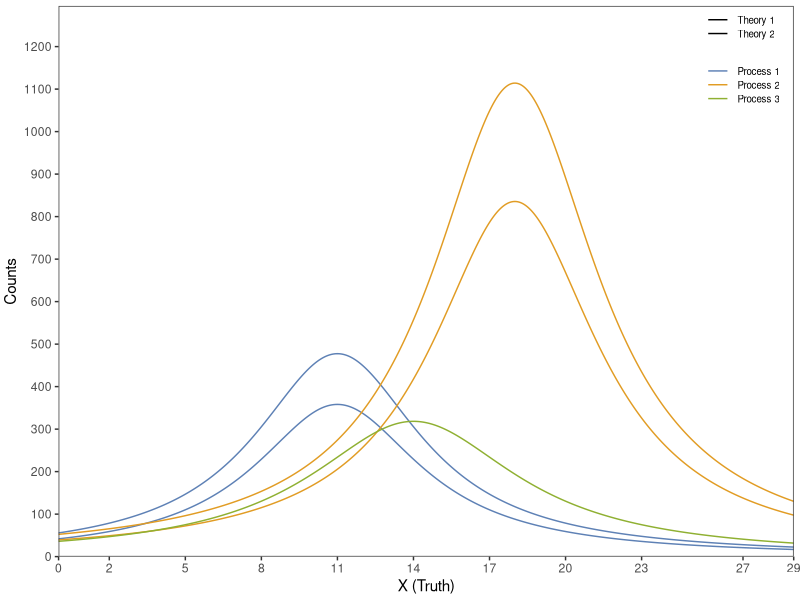
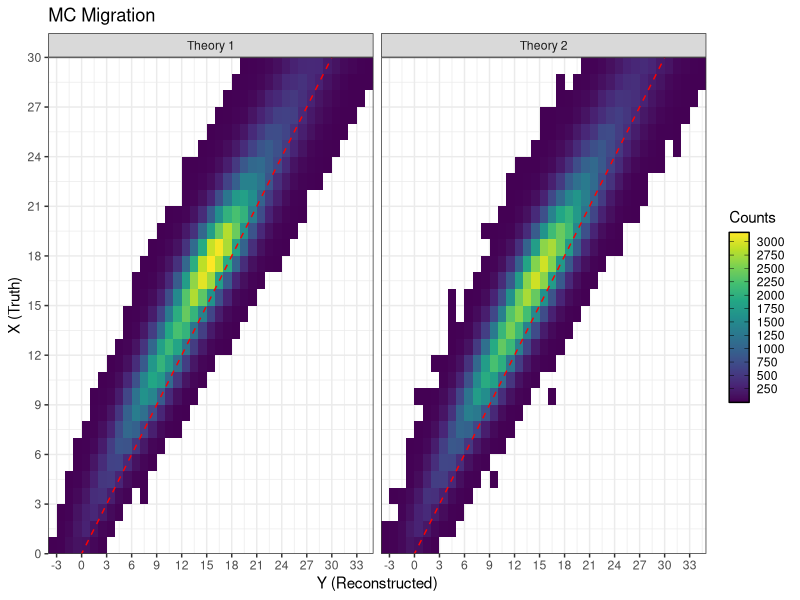

Reproduce these figures in R, in order. (Note: this script raises an error after producing the figures.)
## ---- chunk 1
knitr::opts_chunk$set(echo = FALSE, message = FALSE, warning = FALSE)
## ---- chunk 2
library(tidyverse)
library(gridExtra)
library(grid)
library(gridtext)
library(gtable)
library(knitr)
library(RColorBrewer)
library(viridisLite)
library(viridis)
library(gtools)
library(cowplot)
library(egg)
## ---- chunk 3
set.seed(12321)
# Assume 10000 events
nsim_data <- 20000
dmrat <- 20
nsim_mc <- dmrat*nsim_data

# Two possible types of processes with different means but equal variances
loctn <- c(11,18,14)
scale <- c(4,4,5)
p <- 0.25
p1 <- c(0.3,0.7)
p2 <- c((1-p)*p1[1],(1-p)*p1[2],p)
p3 <- p2 + c(-0.04,0.03,0.01)

events_data1 <- c(rmultinom(1, nsim_data, p1))
events_data2 <- c(rmultinom(1, nsim_data, p2))
events_data3 <- c(rmultinom(1, nsim_data, p3))

events_mc1 <- c(rmultinom(1, nsim_mc, p1))
events_mc2 <- c(rmultinom(1, nsim_mc, p2))

x1_data1 <- rcauchy(events_data1[1], location = loctn[1], scale = scale[1])
x2_data1 <- rcauchy(events_data1[2], location = loctn[2], scale = scale[2])
x1_data2 <- rcauchy(events_data2[1], location = loctn[1], scale = scale[1])
x2_data2 <- rcauchy(events_data2[2], location = loctn[2], scale = scale[2])
x3_data2 <- rcauchy(events_data2[3], location = loctn[3], scale = scale[3])
x1_data3 <- rcauchy(events_data3[1], location = loctn[1], scale = scale[1])
x2_data3 <- rcauchy(events_data3[2], location = loctn[2], scale = scale[2])
x3_data3 <- rcauchy(events_data3[3], location = loctn[3], scale = scale[3])
x1_mc1 <- rcauchy(events_mc1[1], location = loctn[1], scale = scale[1])
x2_mc1 <- rcauchy(events_mc1[2], location = loctn[2], scale = scale[2])
x1_mc2 <- rcauchy(events_mc2[1], location = loctn[1], scale = scale[1])
x2_mc2 <- rcauchy(events_mc2[2], location = loctn[2], scale = scale[2])
x3_mc2 <- rcauchy(events_mc2[3], location = loctn[3], scale = scale[3])

x_data <- c(x1_data1,x2_data1,
            x1_data2,x2_data2,x3_data2,
            x1_data3,x2_data3,x3_data3)
x_mc <- c(x1_mc1,x2_mc1,
          x1_mc2,x2_mc2,x3_mc2)

# Efficiency
xdetected_data <- rbernoulli(nsim_data,1-exp(-sqrt(abs(x_data))/4)) == 1
xdetected_mc <- rbernoulli(nsim_mc,1-exp(-sqrt(abs(x_mc))/4)) == 1

# Add Smearing
err_mu_data <- -abs(x_data)^(1/4)
err_sd_data <- log((abs(x_data)+10)/4)
y_data <- x_data + rnorm(3*nsim_data, mean = err_mu_data, sd = err_sd_data)

err_mu_mc <- -abs(x_mc)^(1/4)
err_sd_mc <- log((abs(x_mc)+10)/4)
y_mc <- x_mc + rnorm(2*nsim_mc, mean = err_mu_mc, sd = err_sd_mc)

# Binned representation
xymin <- 2
xymax <- 27
xystep <- 3
dxy <- 2
xyaxes <- c(xymin-dxy,xymin,
            seq(xymin+xystep,xymax-xystep,xystep),
            xymax,xymax+dxy)

sims_data <- tibble("Theory" = 
                      rep(c("Theory 1","Theory 2","Theory 3"),
                          each = nsim_data),
                    "Truth" = x_data,
                    "Reconstructed" = y_data,
                    "Detected" = xdetected_data) %>%
  filter(Truth <= 30 & Truth >= 0)
sims_mc <- tibble("Theory" = 
                    rep(c("Theory 1","Theory 2"),
                        each = nsim_mc),
                  "Truth" = x_mc,
                  "Reconstructed" = y_mc,
                  "Detected" = xdetected_mc) %>%
  filter(Truth <= 30 & Truth >= 0)


bins_data <- sims_data %>%
  pivot_longer(c(Reconstructed,Truth), 
               names_to = "Treatment", 
               values_to = "Bin") %>%
  mutate(Bin = ceiling(Bin)) %>%
  filter(Bin <= 30 & Bin >= 1) %>%
  filter((Treatment == "Reconstructed" & Detected == TRUE) | Treatment == "Truth") %>%
  count(Theory, Bin, Treatment, name = "Counts") %>%
  complete(Theory, Bin=1:30, Treatment, fill = list(Counts=0)) %>%
  mutate(LBin = Bin-1,
         LCounts = cbind(
           rbind(diag(rep(1,62))[c(3,4,3:58,61,62),-c(1,2)],diag(0,60),diag(0,60)),
           rbind(diag(0,60),diag(rep(1,62))[c(3,4,3:58,61,62),-c(1,2)],diag(0,60)),
           rbind(diag(0,60),diag(0,60),diag(rep(1,62))[c(3,4,3:58,61,62),-c(1,2)])) %*% 
           Counts) %>%
  mutate(Density = Counts/nsim_data,
         LDensity = LCounts/nsim_data) %>%
  select(Theory, Treatment,LBin,Bin,LCounts,Counts,LDensity,Density)

bins_mc <- sims_mc %>%
  pivot_longer(c(Reconstructed,Truth), 
               names_to = "Treatment", 
               values_to = "Bin") %>%
  mutate(Bin = ceiling(Bin)) %>%
  filter(Bin <= 30 & Bin >= 1) %>%
  filter((Treatment == "Reconstructed" & Detected == TRUE) | Treatment == "Truth") %>%
  count(Theory, Bin, Treatment, name = "Counts") %>%
  complete(Theory, Bin=1:30,  Treatment, fill = list(Counts=0)) %>%
  mutate(LBin = Bin-1,
         LCounts = cbind(
           rbind(diag(rep(1,62))[c(3,4,3:58,61,62),-c(1,2)],diag(0,60)),
           rbind(diag(0,60),diag(rep(1,62))[c(3,4,3:60),-c(1,2)])) %*% 
           Counts) %>%
  mutate(Density = Counts/nsim_data,
         LDensity = LCounts/nsim_data) %>%
  select(Theory,Treatment,LBin,Bin,LCounts,Counts,LDensity,Density)

bins_all <- rbind(bins_data,bins_mc) %>%
  mutate(Source = c(rep("Data",180),rep("MC",120)),
         LCounts = LCounts/c(rep(1,180),rep(dmrat,120)),
         Counts = Counts/c(rep(1,180),rep(dmrat,120))) %>%
  mutate(Name = paste(Treatment,Source)) %>%
  filter(Source == "MC" | Treatment == "Reconstructed")

bins_all$Name[which(bins_all$Source == "Data")] <- "Reconstructed Data"

#max(sims_mc$Truth,sims_mc$Reconstructed,sims_data$Truth,sims_data$Reconstructed)
## ---- chunk 4
# Continuous representation
X <- seq(0,30,0.01)
nx <- length(X)

fp1x <- dcauchy(X, location = loctn[1], scale = scale[1]) 
fp2x <- dcauchy(X, location = loctn[2], scale = scale[2])
fp3x <- dcauchy(X, location = loctn[3], scale = scale[3])
#fx <- p*dlnorm(X, meanlog = 2.25, sdlog = 0.25) +
#  (1-p)*dlnorm(X, meanlog = 2.8, sdlog = 0.15)

fpx_truth1 <- tibble(X = rep(X,2), Density = c(p1[1]*fp1x,p1[2]*fp2x), 
                     Process = rep(c("Process 1","Process 2"), each = nx),
                     Theory = rep("Theory 1",2*nx))
fpx_truth2 <- tibble(X = rep(X,3), Density = c(p2[1]*fp1x,p2[2]*fp2x,p2[3]*fp3x), 
                     Process = rep(c("Process 1","Process 2","Process 3"), each = nx),
                     Theory = rep("Theory 2",3*nx))
fx_truth1 <- tibble(X = X, Density = p1[1]*fp1x + p1[2]*fp2x, 
                    Theory = rep("Theory 1",nx),Treatment = rep("Truth",nx))
fx_truth2 <- tibble(X = X, Density = p2[1]*fp1x + p2[2]*fp2x + p2[3]*fp3x,
                    Theory = rep("Theory 2",nx),Treatment = rep("Truth",nx))
fy_truth1 <- read.csv("f1yEstimate.csv") %>% 
  mutate(Theory = "Theory 1", Treatment = "Reconstructed")
fy_truth2 <- read.csv("f2yEstimate.csv") %>% 
  mutate(Theory = "Theory 2", Treatment = "Reconstructed")
names(fy_truth1)[1] <- names(fx_truth1)[1] <- 
  names(fy_truth2)[1] <- names(fx_truth2)[1] <- "XY"

# Binned expected counts
bins_expected1 <- read.csv("hist1Expected.csv") %>%
  mutate(LDensity = LCounts,
         Density = Counts,
         LCounts = LCounts*nsim_data,
         Counts = Counts*nsim_data)
bins_expected2 <- read.csv("hist2Expected.csv") %>%
  mutate(LDensity = LCounts,
         Density = Counts,
         LCounts = LCounts*nsim_data,
         Counts = Counts*nsim_data)

# Counts max
fmax_density <- 1.05*max(c(bins_data$Density,bins_mc$Density,
                           fx_truth1$Density,fx_truth2$Density,
                           fy_truth1$Density,fy_truth2$Density,
                           bins_expected1$Density,bins_expected2$Density))
fmax_count <- 1.05*max(c(bins_data$Counts,bins_mc$Counts/dmrat,
                         fx_truth1$Density*nsim_data,fx_truth2$Density*nsim_data,
                         fy_truth1$Density*nsim_data,fy_truth2$Density*nsim_data,
                         bins_expected1$Counts,bins_expected2$Counts))
## ---- chunk 5
# Plotting
continuous1 <- ggplot() + 
  theme_bw() +
  geom_line(data = filter(rbind(fpx_truth1,fpx_truth2),
                            X >= xymin-dxy &
                            X <= xymax+dxy),
            mapping = aes(x = X, 
                          y = nsim_data*Density,
                      color = Process,
                   linetype = Theory)) +
  scale_color_manual(name = NA,
                     labels = c("Process 1",
                                "Process 2",
                                "Process 3"),
                     breaks = c("Process 1",
                                "Process 2",
                                "Process 3"),
                     values = c("Process 1" = "#5e81b5",#alpha("#009E73",0.6),
                                "Process 2" = "#e19c24",#alpha("#0072B2",0.6),
                                "Process 3" = "#8fb032")) +#alpha("#0072B2",1))) +
  scale_linetype_manual(name = NA,
                        labels = c("Theory 1",
                                   "Theory 2"),
                        breaks = c("Theory 1",
                                   "Theory 2"),
                        values = c("Theory 1" = "solid",
                                   "Theory 2" = "solid")) +
  scale_x_continuous("X (Truth)",
                     breaks = xyaxes, 
                     limits = c(xymin-dxy,xymax+dxy), 
                     expand = c(0,0)) +
  scale_y_continuous("Counts",
                     limits = c(0,fmax_count), expand = c(0,0),
                     breaks = seq(0,ceiling(fmax_count),100))+
  theme(panel.grid.major = element_blank(),
        panel.grid.minor = element_blank(), 
        plot.margin = margin(0.15, 0.16, 0.12, 0.1, "cm"),
        legend.text = element_text(size = 7),
        legend.title = element_blank(),
        legend.position = c(.99, 0.99),
        legend.justification = c("right", "top"),
        legend.box.just = "left",
        legend.key.height = unit(10,"points"),
        legend.margin = margin(1,5,5,5,"pt"))

continuous2 <- ggplot() + 
  theme_bw() +
  geom_line(data = rbind(fx_truth1,fx_truth2,
                         fy_truth1,fy_truth2) %>%
              filter(Theory == "Theory 1"),
            mapping = aes(x = XY, 
                          y = nsim_data*Density,
                      color = Treatment),
            alpha = 0.7) +
  geom_line(data = rbind(fx_truth1,fx_truth2,
                         fy_truth1,fy_truth2) %>%
              filter(Theory == "Theory 2"),
            mapping = aes(x = XY, 
                          y = nsim_data*Density,
                   linetype = Treatment),
            color = rep(c("#8fb032","#eb6235"), each=nx),
            alpha = 0.7) +
  scale_color_manual(name = NA,
                     labels = c("Truth",
                                "Reconstructed"),
                     breaks = c("Truth",
                                "Reconstructed"),
                     values = c("Truth" = "#5e81b5",
                                "Reconstructed" = "#e19c24")) + 
  scale_linetype_manual(name = NA,
                        labels = c("Truth",
                                   "Reconstructed"),
                        breaks = c("Truth",
                                   "Reconstructed"),
                        values = c("Truth" = "solid",
                                   "Reconstructed" = "solid")) +
  guides(color = guide_legend(title = "Theory 1", order = 1, 
                              override.aes = list(shape = NA,
                                                  alpha = 0.7),
                              title.vjust = unit(-0.2, "pt")),
         linetype = guide_legend(title = "Theory 2", order = 2, 
                                 override.aes = list(color = c("#8fb032","#eb6235"),
                                                     alpha = c(0.8,0.8)),
                                 title.vjust = unit(-0.2, "pt"))) +
  scale_x_continuous("X (Truth), Y (Reconstructed)",
                     breaks = seq(0,30,3), 
                     limits = c(0,30), 
                     expand = c(0,0)) +
  scale_y_continuous("Counts",
                     limits = c(0,fmax_count), expand = c(0,0),
                     breaks = seq(0,ceiling(fmax_count),100)) +
  labs(title = "Scaled Exact Distributions") +
  theme(legend.text = element_text(size = 8),
        legend.title = element_text(size = 9),
        legend.justification = c("left", "top"),
        legend.box.just = "left",
        legend.spacing.y = unit(1, "pt"),
        legend.key.height = unit(10,"points"),
        legend.margin = margin(1,5,5,5,"pt"),
        aspect.ratio = 1,
        axis.title.y = element_blank())

# eb6235
# 8fb032

## ---- chunk 6
################### MC and Data #################################

discrete_DataMC <- ggplot() + 
  theme_bw() +
  geom_segment(data = filter(bins_all,
                               LBin >= 0 &
                               Bin <= 30 &
                               Source == "MC" &
                               Theory == "Theory 1"),
               mapping = aes(x = LBin,
                             y = Counts,
                          xend = Bin,
                          yend = Counts,
                         color = Name),
               alpha = 0.7) +
  geom_segment(data = filter(bins_all,
                               LBin >= 0 &
                               Bin <= 30 &
                               Source == "MC" &
                               Theory == "Theory 1"),
               mapping = aes(x = LBin,
                             y = LCounts,
                          xend = LBin,
                          yend = Counts,
                         color = Name),
               alpha = 0.7) +
  geom_segment(data = bins_all %>% 
                 filter(LBin >= 0 &
                          Bin <= 30 &
                          Source == "MC" &
                          Theory == "Theory 2") %>%
                 arrange(desc(Treatment)),
               mapping = aes(x = LBin,
                             y = Counts,
                          xend = Bin,
                          yend = Counts,
                      linetype = Name),
                         color = rep(c("#eb6235","#8fb032"),each=30),
               alpha = 0.7) +
  geom_segment(data = bins_all %>% 
                 filter(LBin >= 0 &
                          Bin <= 30 &
                          Source == "MC" &
                          Theory == "Theory 2") %>% 
                 arrange(desc(Treatment)),
               mapping = aes(x = LBin,
                             y = LCounts,
                          xend = LBin,
                          yend = Counts,
                      linetype = Name),
                         color = rep(c("#eb6235","#8fb032"),each=30),
               alpha = 0.7) +
  geom_point(data = bins_all %>% 
               filter(LBin >= 0 & Bin <= 30 &
                        Source == "Data" & Theory == "Theory 2"),
             mapping = aes(x = LBin+0.5,
                           y = Counts,
                           fill = "Reconstructed"),
             shape = 20, color = "black") +
  scale_x_continuous("X (Truth), Y (Reconstructed)",
                     breaks = seq(0,30,3), 
                     limits = c(0,30), 
                     expand = c(0,0)) +
  scale_y_continuous("Counts",
                     limits = c(0,fmax_count), expand = c(0,0),
                     breaks = seq(0,ceiling(fmax_count),100)) +
  scale_color_manual(name = NA,
                     labels = c("Truth",
                                "Reconstructed"),
                     breaks = c("Truth MC",
                                "Reconstructed MC"),
                     values = c("Truth MC" = "#5e81b5",
                                "Reconstructed MC" = "#e19c24")) + #"#eb6235","#8fb032"
  scale_linetype_manual(name = NA,
                        labels = c("Truth",
                                   "Reconstructed"),
                        breaks = c("Truth MC",
                                   "Reconstructed MC"),
                        values = c("Truth MC" = "solid",
                                   "Reconstructed MC" = "solid")) +
  guides(color = guide_legend(title = "Theory 1", order = 1, 
                              override.aes = list(shape = NA,
                                                  alpha = 0.7),
                              title.vjust = unit(-0.5, "pt")),
         linetype = guide_legend(title = "Theory 2", order = 2, 
                                 override.aes = list(color = c("#eb6235","#8fb032"),
                                                     alpha = 0.7),
                                 title.vjust = unit(-0.5, "pt")),
         fill = guide_legend(title = "Data", order = 3, title.vjust = unit(-0.5, "pt"))) +
  labs(title = "MC Simulations and ''Data''") +
  theme(legend.title = element_text(size = 9),
        legend.text = element_text(size = 8),
        legend.box.just = "left",
        legend.spacing.y = unit(-2.5, "pt"),
        legend.key.height = unit(10,"points"),
        aspect.ratio = 1,
        axis.text.y = element_blank(),
        axis.ticks.y = element_blank(),
        axis.title.y = element_blank())
## ---- chunk 7
########## MIGRATION ###########################################################

migration <- sims_mc %>%
  filter(Detected == TRUE &
           Truth <= 30 & Truth >= 0) %>%
  ggplot() +
    scale_y_continuous(breaks = seq(0,30,by=3),
                       limits = c(0,30), 
                       expand = c(0,0)) +
    scale_x_continuous(breaks = seq(-3,33,by=3), 
                       limits = c(-4,35), 
                       expand = c(0,0)) +
    theme_bw() +
    stat_bin2d(mapping = aes(x = Reconstructed, 
                             y = Truth), 
               breaks = list(x = seq(-4,35,1),
                             y = seq(0,30,1))) +
    labs(x = "Y (Reconstructed)", y = "X (Truth)",
         title = "MC Migration") +
    geom_abline(intercept=0,slope=1,lty="dashed",col="red") +
    facet_wrap(Theory~., ncol = 2)

gradient_max <- max(ggplot_build(migration)$data[[1]]$count)
gmins <- abs(floor(gradient_max/10^(floor(log10(gradient_max))-1))/
               c(5,10,20,25,50)-1)
gradient_step <- c(5,10,20,25,50)[which(gmins == min(gmins))]*
  10^(floor(log10(gradient_max))-2)

migration <- migration +
  scale_fill_gradientn(colours = viridis(11),
                       breaks = seq(0,gradient_max,gradient_step),
                       guide = guide_colourbar(barwidth = 1, 
                                               barheight = 8.5,
                                               frame.colour = "black",
                                               ticks.colour = "black",
                                               title = "Counts"))
## ---- chunk 8
plot1 <- ggplotGrob(continuous2 + theme(legend.position = "none",
                                        axis.title.x = element_blank()))
plot2 <- ggplotGrob(discrete_DataMC + theme(legend.position = "none",
                                        axis.title.x = element_blank()))
#list(plot1$widths,plot2$widths)

#plot1$widths[3] <- plot2$widths[9]
#plot1$widths[6] <- plot2$widths[6]

egg::ggarrange(continuous2 + theme(legend.position = "none", axis.title.x = element_blank()), 
               discrete_DataMC + theme(axis.title.x = element_blank()), nrow = 1,
               left = textGrob("Counts", rot = 90, vjust = 0.25),
               bottom = textGrob("X (Truth), Y (Reconstructed)", hjust = 0.8))
## ---- chunk 9
### Data 1
dataReco1 <- sims_data %>%
  filter(Theory == "Theory 1" &
           Truth <= 30 & Truth >= 0 &
           Detected == TRUE) %>%
  mutate(Bin = ceiling(Reconstructed)) %>%
  count(Bin, name = "Counts") %>%
  select(Bin, Counts)
sidedata1 <- dataReco1 %>%
  filter(Bin < 1 | Bin > 30) %>% pull(Bin)
dataReco1 <- dataReco1 %>%
  filter(Bin >= 1 & Bin <= 30) %>%
  rbind(dataReco1 %>% filter(Bin < 1 | Bin > 30) %>%
          mutate(Counts = sum(Counts)) %>% 
          filter(Bin == 31))

dataTruth1 <- sims_data %>%
  filter(Theory == "Theory 1" &
           Truth <= 30 & Truth >= 0) %>%
  mutate(Bin = ceiling(Truth)) %>%
  count(Bin, name = "Counts") %>%
  select(Bin, Counts)

### Data 2
dataReco2 <- sims_data %>%
  filter(Theory == "Theory 2" &
           Truth <= 30 & Truth >= 0 &
           Detected == TRUE) %>%
  mutate(Bin = ceiling(Reconstructed)) %>%
  count(Bin, name = "Counts") %>%
  select(Bin, Counts)
sidedata2 <- dataReco2 %>%
  filter(Bin < 1 | Bin > 30) %>% pull(Bin)
dataReco2 <- dataReco2 %>%
  filter(Bin >= 1 & Bin <= 30) %>%
  rbind(dataReco2 %>% filter(Bin < 1 | Bin > 30) %>%
          mutate(Counts = sum(Counts)) %>% 
          filter(Bin == 31))

dataTruth2 <- sims_data %>%
  filter(Theory == "Theory 2" &
           Truth <= 30 & Truth >= 0) %>%
  mutate(Bin = ceiling(Truth)) %>%
  count(Bin, name = "Counts") %>%
  select(Bin, Counts)

### Data 3
dataReco3 <- sims_data %>%
  filter(Theory == "Theory 3" &
           Truth <= 30 & Truth >= 0 &
           Detected == TRUE) %>%
  mutate(Bin = ceiling(Reconstructed)) %>%
  count(Bin, name = "Counts") %>%
  select(Bin, Counts)
sidedata3 <- dataReco3 %>%
  filter(Bin < 1 | Bin > 30) %>% pull(Bin)
dataReco3 <- dataReco3 %>%
  filter(Bin >= 1 & Bin <= 30) %>%
  rbind(dataReco2 %>% filter(Bin < 1 | Bin > 30) %>%
          mutate(Counts = sum(Counts)) %>% 
          filter(Bin == 31))

dataTruth3 <- sims_data %>%
  filter(Theory == "Theory 3" &
           Truth <= 30 & Truth >= 0) %>%
  mutate(Bin = ceiling(Truth)) %>%
  count(Bin, name = "Counts") %>%
  select(Bin, Counts)

### MC 1
mcReco1 <- sims_mc %>%
  filter(Theory == "Theory 1" &
           Truth <= 30 & Truth >= 0 &
           Detected == TRUE) %>%
  mutate(Bin = ceiling(Reconstructed)) %>%
  count(Bin, name = "Counts") %>%
  select(Bin, Counts)

sidemc1 <- mcReco1 %>%
  filter(Bin < 1 | Bin > 30) %>% pull(Bin)
mcmat1 <- matrix(rep(0,31*max(sidemc1-min(sidemc1)+1)),ncol=31)
mcmat1[(1:30-min(sidemc1)+1),1:30] <- diag(1,30)
mcmat1[(sidemc1-min(sidemc1)+1),31] <- 1

mcReco1 <- mcReco1 %>%
  filter(Bin >= 1 & Bin <= 30) %>%
  rbind(mcReco1 %>% filter(Bin < 1 | Bin > 30) %>%
          mutate(Counts = sum(Counts)) %>% 
          filter(Bin == 31))

mcTruth1 <- sims_mc %>%
  filter(Theory == "Theory 1" &
           Truth <= 30 & Truth >= 0) %>%
  mutate(Bin = ceiling(Truth)) %>%
  count(Bin, name = "Counts") %>%
  select(Bin, Counts)

### MC 2
mcReco2 <- sims_mc %>%
  filter(Theory == "Theory 2" &
           Truth <= 30 & Truth >= 0 &
           Detected == TRUE) %>%
  mutate(Bin = ceiling(Reconstructed)) %>%
  count(Bin, name = "Counts") %>%
  select(Bin, Counts)

sidemc2 <- mcReco2 %>%
  filter(Bin < 1 | Bin > 30) %>% pull(Bin)
mcmat2 <- matrix(rep(0,31*max(sidemc2-min(sidemc2)+1)),ncol=31)
mcmat2[(1:30-min(sidemc2)+1),1:30] <- diag(1,30)
mcmat2[(sidemc2-min(sidemc2)+1),31] <- 1

mcReco2 <- mcReco2 %>%
  filter(Bin >= 1 & Bin <= 30) %>%
  rbind(mcReco2 %>% filter(Bin < 1 | Bin > 30) %>%
          mutate(Counts = sum(Counts)) %>% 
          filter(Bin == 31))

mcTruth2 <- sims_mc %>%
  filter(Theory == "Theory 2" &
           Truth <= 30 & Truth >= 0) %>%
  mutate(Bin = ceiling(Truth)) %>%
  count(Bin, name = "Counts") %>%
  select(Bin, Counts)


## ---- chunk 10
BbB_bins <- tibble(Theory = c(rep(c("Theory 1","Theory 2","Theory 3"),each=60),
                              rep(c("Theory 1","Theory 2"),each=30)),
                   `Assumed Theory` = rep(rep(c("Theory 1","Theory 2"),each=30),4),
                   LBin = rep(0:29,8), Bin = rep(1:30,8),
                   LCounts = c(((mcTruth1$Counts/mcReco1$Counts[1:30])*
                                  dataReco1$Counts[1:30])[c(1,1:29)],
                               ((mcTruth2$Counts/mcReco2$Counts[1:30])*
                                  dataReco1$Counts[1:30])[c(1,1:29)],
                               ((mcTruth1$Counts/mcReco1$Counts[1:30])*
                                  dataReco2$Counts[1:30])[c(1,1:29)],
                               ((mcTruth2$Counts/mcReco2$Counts[1:30])*
                                  dataReco2$Counts[1:30])[c(1,1:29)],
                               ((mcTruth1$Counts/mcReco1$Counts[1:30])*
                                  dataReco3$Counts[1:30])[c(1,1:29)],
                               ((mcTruth2$Counts/mcReco2$Counts[1:30])*
                                  dataReco3$Counts[1:30])[c(1,1:29)],
                               mcTruth1$Counts[c(1,1:29)]/dmrat,
                               mcTruth2$Counts[c(1,1:29)]/dmrat),
                   Counts = c((mcTruth1$Counts/mcReco1$Counts[1:30])*
                                dataReco1$Counts[1:30],
                              (mcTruth2$Counts/mcReco2$Counts[1:30])*
                                dataReco1$Counts[1:30],
                              (mcTruth1$Counts/mcReco1$Counts[1:30])*
                                dataReco2$Counts[1:30],
                              (mcTruth2$Counts/mcReco2$Counts[1:30])*
                                dataReco2$Counts[1:30],
                              (mcTruth1$Counts/mcReco1$Counts[1:30])*
                                dataReco3$Counts[1:30],
                              (mcTruth2$Counts/mcReco2$Counts[1:30])*
                                dataReco3$Counts[1:30],
                              mcTruth1$Counts/dmrat,
                              mcTruth2$Counts/dmrat),
                   Name = c(rep(c("Theory 1 Data","Theory 2 Data",
                                  "Theory 3 Data"),each=60),
                            rep("MC",60)))

BbB_bins_res <- BbB_bins
BbB_bins_res <- BbB_bins_res %>% 
  mutate(`Assumed Theory` = rep(rep(c("Theory 1 Residuals",
                                      "Theory 2 Residuals"),each=30),4),
         LCounts = rep(c(0,mcTruth1$Counts[1:29]/dmrat,
                         0,mcTruth2$Counts[1:29]/dmrat),4) - LCounts,
         Counts = rep(c(mcTruth1$Counts/dmrat,
                        mcTruth2$Counts/dmrat),4) - Counts)
BbB_bins <- rbind(BbB_bins,BbB_bins_res)


ggplot() + 
  theme_bw() +
  geom_rect(data = BbB_bins %>%
              mutate(ymin = Counts - 
                       rep(sqrt(c((mcTruth1$Counts^2/
                                 mcReco1$Counts[1:30]),
                              (mcTruth2$Counts^2/
                                 mcReco2$Counts[1:30]))),8),
                     ymax = Counts + 
                       rep(sqrt(c((mcTruth1$Counts^2/
                                 mcReco1$Counts[1:30]),
                              (mcTruth2$Counts^2/
                                 mcReco2$Counts[1:30]))),8),
                     xmin = LBin, xmax = Bin),
            mapping = aes(xmin=xmin,ymin=ymin,
                          xmax=xmax,ymax=ymax,
                          fill=Name),alpha=0.2) +
  geom_segment(data = BbB_bins,
               mapping = aes(x = LBin,
                             y = Counts,
                          xend = Bin,
                          yend = Counts,
                         color = Name),
               alpha = 0.7) +
  geom_segment(data = BbB_bins,
               mapping = aes(x = LBin,
                             y = LCounts,
                          xend = LBin,
                          yend = Counts,
                         color = Name),
               alpha = 0.7) +
  scale_x_continuous("X (Truth)",
                     breaks = seq(0,30,by=3), 
                       limits = c(0,30), 
                       expand = c(0,0)) +
  scale_color_manual(labels = c("Theory 1 Data","Theory 2 Data","Theory 3 Data","MC"),
                     breaks = c("Theory 1 Data","Theory 2 Data","Theory 3 Data","MC"),
                     values = c("#5e81b5","#e19c24","#eb6235","#000000")) +
  scale_fill_manual(labels = c("Theory 1 Data","Theory 2 Data","Theory 3 Data","MC"),
                     breaks = c("Theory 1 Data","Theory 2 Data","Theory 3 Data","MC"),
                     values = c(alpha("#5e81b5",0.2),alpha("#e19c24",0.2),
                                alpha("#eb6235",0.2),NA)) +
  guides(fill = guide_legend("Key", override.aes = list(fill=c(alpha("#5e81b5",0.2),alpha("#e19c24",0.2),
                                alpha("#eb6235",0.2),NA))),
         color = guide_legend("Key")) +
  facet_wrap(`Assumed Theory` ~ ., ncol = 2, dir = "v", scales = "free")
## ---- chunk 11

biases <- c((mcTruth1$Counts/mcReco1$Counts[1:30] - 
  (bins_expected1 %>% filter(Treatment == "Truth") %>% pull(Counts))/
  (bins_expected1 %>% filter(Treatment == "Measured") %>% pull(Counts))) *
  (bins_expected1 %>% filter(Treatment == "Measured") %>% pull(Counts)),
  (mcTruth1$Counts/mcReco1$Counts[1:30] - 
  (bins_expected2 %>% filter(Treatment == "Truth") %>% pull(Counts))/
  (bins_expected2 %>% filter(Treatment == "Measured") %>% pull(Counts))) *
  (bins_expected2 %>% filter(Treatment == "Measured") %>% pull(Counts)),
  (mcTruth2$Counts/mcReco1$Counts[1:30] - 
  (bins_expected1 %>% filter(Treatment == "Truth") %>% pull(Counts))/
  (bins_expected1 %>% filter(Treatment == "Measured") %>% pull(Counts))) *
  (bins_expected1 %>% filter(Treatment == "Measured") %>% pull(Counts)),
  (mcTruth2$Counts/mcReco1$Counts[1:30] - 
  (bins_expected2 %>% filter(Treatment == "Truth") %>% pull(Counts))/
  (bins_expected2 %>% filter(Treatment == "Measured") %>% pull(Counts))) *
  (bins_expected2 %>% filter(Treatment == "Measured") %>% pull(Counts)),
  ((bins_expected1 %>% filter(Treatment == "Truth") %>% pull(Counts))/
  (bins_expected1 %>% filter(Treatment == "Measured") %>% pull(Counts))-
    (bins_expected2 %>% filter(Treatment == "Truth") %>% pull(Counts))/
  (bins_expected2 %>% filter(Treatment == "Measured") %>% pull(Counts))) *
    (bins_expected2 %>% filter(Treatment == "Measured") %>% pull(Counts)))

plot(c(-1,31), c(0,0), lty=2, ylim=c(min(biases),max(biases)), type="l")
lines(1:30, biases[1:30], col=2)
lines(1:30, biases[31:60], col=3)

plot(c(-1,31), c(0,0), lty=2, ylim=c(min(biases),max(biases)), type="l")
lines(1:30, biases[61:90], col=4)
lines(1:30, biases[91:120], col=6)
## ---- chunk 12
R_mc1 <- sims_mc %>%
  filter(Theory == "Theory 1" &
           Detected == TRUE &
           Truth <= 30 & Truth >= 0) %>%
  mutate(Truth = ceiling(Truth),
         Reconstructed = ceiling(Reconstructed)) %>%
  count(Truth, Reconstructed, name = "Counts") %>%
  complete(Reconstructed=max(Reconstructed):min(Reconstructed),
           Truth=1:30, fill = list(Counts=0)) %>%
  pull(Counts) %>% matrix(byrow = T, ncol = 30) %>% 
  t() %*% mcmat1 %>% t() * matrix(rep(1/mcTruth1$Counts,each=31),ncol=30)

R_mc2 <- sims_mc %>%
  filter(Theory == "Theory 2" &
           Detected == TRUE &
           Truth <= 30 & Truth >= 0) %>%
  mutate(Truth = ceiling(Truth),
         Reconstructed = ceiling(Reconstructed)) %>%
  count(Truth, Reconstructed, name = "Counts") %>%
  complete(Reconstructed=max(Reconstructed):min(Reconstructed),
           Truth=1:30, fill = list(Counts=0)) %>%
  pull(Counts) %>% matrix(byrow = T, ncol = 30) %>% 
  t() %*% mcmat2 %>% t() * matrix(rep(1/mcTruth2$Counts,each=31),ncol=30)


Vnu1 <- diag(mcReco1$Counts/dmrat)
Vnu2 <- diag(mcReco2$Counts/dmrat)

inv_R_mc1 <- solve(t(R_mc1) %*% solve(Vnu1) %*% R_mc1) %*% t(R_mc1) %*% solve(Vnu1)
inv_R_mc2 <- solve(t(R_mc2) %*% solve(Vnu2) %*% R_mc2) %*% t(R_mc2) %*% solve(Vnu2)

Vmu1 <- inv_R_mc1 %*% Vnu1 %*% t(inv_R_mc1)
Vmu2 <- inv_R_mc2 %*% Vnu2 %*% t(inv_R_mc2)

data1_unfolded_mc1 <- inv_R_mc1 %*% dataReco1$Counts
data1_unfolded_mc2 <- inv_R_mc2 %*% dataReco1$Counts
data2_unfolded_mc1 <- inv_R_mc1 %*% dataReco2$Counts
data2_unfolded_mc2 <- inv_R_mc2 %*% dataReco2$Counts
data3_unfolded_mc1 <- inv_R_mc1 %*% dataReco3$Counts
data3_unfolded_mc2 <- inv_R_mc2 %*% dataReco3$Counts
mc1_unfolded_mc1 <- inv_R_mc1 %*% mcReco1$Counts
mc1_unfolded_mc2 <- inv_R_mc2 %*% mcReco1$Counts
mc2_unfolded_mc1 <- inv_R_mc1 %*% mcReco2$Counts
mc2_unfolded_mc2 <- inv_R_mc2 %*% mcReco2$Counts
## ---- chunk 13
bins_hat <- tibble(Theory = c(rep(c(rep(c("Theory 1","Theory 2","Theory 3"),each=30),
                                    rep(c("Theory 1","Theory 2"),each=30)),2),
                              c(rep(c("Theory 1","Theory 2","Theory 3"),each=60),
                                  rep(c("Theory 1","Theory 2"),each=60))),
                   `Assumed Theory` = c(rep(c(rep(c("Theory 1","Theory 2","Theory 3"),each=30),
                                    rep(c("Theory 1","Theory 2"),each=30)),2),
                              c(rep(rep(c("Theory 1","Theory 2"),each=30),5))),
                   LBin = rep(0:29,20),
                   Bin = rep(1:30,20),
                   LCounts = c(dataReco1$Counts[c(1,1:29)],
                               dataReco2$Counts[c(1,1:29)],
                               dataReco3$Counts[c(1,1:29)],
                               mcReco1$Counts[c(1,1:29)]/dmrat,
                               mcReco2$Counts[c(1,1:29)]/dmrat,
                               dataTruth1$Counts[c(1,1:29)],
                               dataTruth2$Counts[c(1,1:29)],
                               dataTruth3$Counts[c(1,1:29)],
                               mcTruth1$Counts[c(1,1:29)]/dmrat,
                               mcTruth2$Counts[c(1,1:29)]/dmrat,
                               data1_unfolded_mc1[c(1,1:29)],
                               data1_unfolded_mc2[c(1,1:29)],
                               data2_unfolded_mc1[c(1,1:29)],
                               data2_unfolded_mc2[c(1,1:29)],
                               data3_unfolded_mc1[c(1,1:29)],
                               data3_unfolded_mc2[c(1,1:29)],
                               mc1_unfolded_mc1[c(1,1:29)]/dmrat,
                               mc1_unfolded_mc2[c(1,1:29)]/dmrat,
                               mc2_unfolded_mc1[c(1,1:29)]/dmrat,
                               mc2_unfolded_mc2[c(1,1:29)]/dmrat),
                   Counts = c(dataReco1$Counts[1:30],
                              dataReco2$Counts[1:30],
                              dataReco3$Counts[1:30],
                              mcReco1$Counts[1:30]/dmrat,
                              mcReco2$Counts[1:30]/dmrat,
                              dataTruth1$Counts,
                              dataTruth2$Counts,
                              dataTruth3$Counts,
                              mcTruth1$Counts/dmrat,
                              mcTruth2$Counts/dmrat,
                              data1_unfolded_mc1,
                              data1_unfolded_mc2,
                              data2_unfolded_mc1,
                              data2_unfolded_mc2,
                              data3_unfolded_mc1,
                              data3_unfolded_mc2,
                              mc1_unfolded_mc1/dmrat,
                              mc1_unfolded_mc2/dmrat,
                              mc2_unfolded_mc1/dmrat,
                              mc2_unfolded_mc2/dmrat),
                   Treatment = c(rep(c("Reconstructed","Truth"),each=5*30),
                                 rep("TruthHat",300)),
                   Source = c(rep("Data",3*30),rep("MC",2*30),
                              rep("Data",3*30),rep("MC",2*30),
                              rep("Data",6*30),rep("MC",4*30)),
                   Name = c(rep("Theory 1 Reconstucted Data",30),
                            rep("Theory 2 Reconstucted Data",30),
                            rep("Theory 3 Reconstucted Data",30),
                            rep("Theory 1 Reconstucted MC",30),
                            rep("Theory 2 Reconstucted MC",30),
                            rep("Theory 1 Truth Data",30),
                            rep("Theory 2 Truth Data",30),
                            rep("Theory 3 Truth Data",30),
                            rep("Theory 1 Truth MC",30),
                            rep("Theory 2 Truth MC",30),
                            rep("Theory 1 Unfolded Data",60),
                            rep("Theory 2 Unfolded Data",60),
                            rep("Theory 3 Unfolded Data",60),
                            rep("Theory 1 Unfolded MC",60),
                            rep("Theory 2 Unfolded MC",60)),
                   Error = c(sqrt(diag(Vnu1))[1:30],
                             sqrt(diag(Vnu2))[1:30],
                             rep(0,30),
                             sqrt(diag(Vmu1)),
                             sqrt(diag(Vmu2)),
                             rep(0,11*30),
                             sqrt(diag(Vmu1)),
                             sqrt(diag(Vmu2)),
                             sqrt(diag(Vmu1)),
                             sqrt(diag(Vmu2))))

ggplot() + 
  theme_bw() +
  geom_segment(data = bins_hat %>%
                 filter(Source == "MC" & 
                          Treatment == "Truth") %>%
                 select(LBin,Counts,Bin),
               mapping = aes(x = LBin,
                             y = Counts,
                          xend = Bin,
                          yend = Counts),
               alpha = 0.3) +
  geom_segment(data = bins_hat %>%
                 filter(Source == "MC" & 
                          Treatment == "Truth") %>%
                 select(LBin,LCounts,Counts),
               mapping = aes(x = LBin,
                             y = LCounts,
                          xend = LBin,
                          yend = Counts),
               alpha = 0.3) +
  geom_segment(data = bins_hat %>%
                 filter(Treatment == "TruthHat"),
               mapping = aes(x = LBin,
                             y = Counts,
                          xend = Bin,
                          yend = Counts,
                         color = `Assumed Theory`),
               alpha = 0.7) +
  geom_segment(data = bins_hat %>%
                 filter(Treatment == "TruthHat"),
               mapping = aes(x = LBin,
                             y = LCounts,
                          xend = LBin,
                          yend = Counts,
                         color = `Assumed Theory`),
               alpha = 0.7) +
  scale_x_continuous(breaks = seq(0,30,by=3), 
                       limits = c(0,30), 
                       expand = c(0,0)) +
  scale_color_manual(values = c("#5e81b5","#e19c24")) +
  facet_wrap(Name ~ ., ncol = 3, scales = "free") +
  theme(legend.position = c(0.95, 0.1), legend.justification = c(1, 0))

## ---- chunk 14

C <- rbind(rep(0,30),cbind(diag(1,29),rep(0,29))) + 
  rbind(cbind(rep(0,29),diag(1,29)),rep(0,30)) +
  diag(c(-1,rep(-2,28),-1)) + diag(10^(-3),30)

A1 <- R_mc1 %*% diag(mcTruth1$Counts)
Ainv1 <- svd(A1)$v %*% solve(diag(svd(A1)$d)) %*% t(svd(A1)$u)

plot(1:30, svd(A1)$d, log="y")

#max(svd(A1)$d)/min(svd(A1)$d)

#svd(A1)$v %*% solve(diag(svd(A1)$d))^2 %*% t(svd(A1)$v)

y1 <- dataReco1$Counts/sqrt(mcReco1$Counts)
#t(svd(A1)$u) %*% y1


B1 <- Vnu1
Q1 <- svd(B1)$u
R1 <- diag(svd(B1)$d)
As1 <- t(t(Q1) %*% solve(R1)) %*% A1
Xinv1 <- diag(0,30)
for(j in 1:30){
  for(k in 1:30){
    Xinv1[j,k] <- (1/prod(mcTruth1$Counts[c(j,k)]))*sum(As1[,j]*As1[,k])
  }
}
bs1 <- diag(solve(R1)) * (Q1 %*% mcReco1$Counts)
U1 <- svd(As1 %*% solve(C))$u
V1 <- svd(As1 %*% solve(C))$v
d <- t(U1) %*% bs1

plot(1:30, abs(d), log="y")
abline(h = sqrt(pi)/2, lty = 2)

plot(1:30,rev(cumsum(rev(abs(d)))/(1:30)),log="y")
abline(h = sqrt(pi)/2, lty = 2)

A2 <- R_mc2 %*% diag(mcTruth2$Counts)
B2 <- Vnu2
Q2 <- svd(B2)$u
R2<- diag(svd(B2)$d)

inv_R_mc1 <- solve(t(R_mc1) %*% solve(Vnu1) %*% R_mc1) %*% t(R_mc1) %*% solve(Vnu1)
inv_R_mc2 <- solve(t(R_mc2) %*% solve(Vnu2) %*% R_mc2) %*% t(R_mc2) %*% solve(Vnu2)

Vmu1 <- inv_R_mc1 %*% Vnu1 %*% t(inv_R_mc1)
Vmu2 <- inv_R_mc2 %*% Vnu2 %*% t(inv_R_mc2)

data1_unfolded_mc1 <- inv_R_mc1 %*% dataReco1$Counts
data1_unfolded_mc2 <- inv_R_mc2 %*% dataReco1$Counts
data2_unfolded_mc1 <- inv_R_mc1 %*% dataReco2$Counts
data2_unfolded_mc2 <- inv_R_mc2 %*% dataReco2$Counts
data3_unfolded_mc1 <- inv_R_mc1 %*% dataReco3$Counts
data3_unfolded_mc2 <- inv_R_mc2 %*% dataReco3$Counts
mc1_unfolded_mc1 <- inv_R_mc1 %*% mcReco1$Counts
mc1_unfolded_mc2 <- inv_R_mc2 %*% mcReco1$Counts
mc2_unfolded_mc1 <- inv_R_mc1 %*% mcReco2$Counts
mc2_unfolded_mc2 <- inv_R_mc2 %*% mcReco2$Counts
